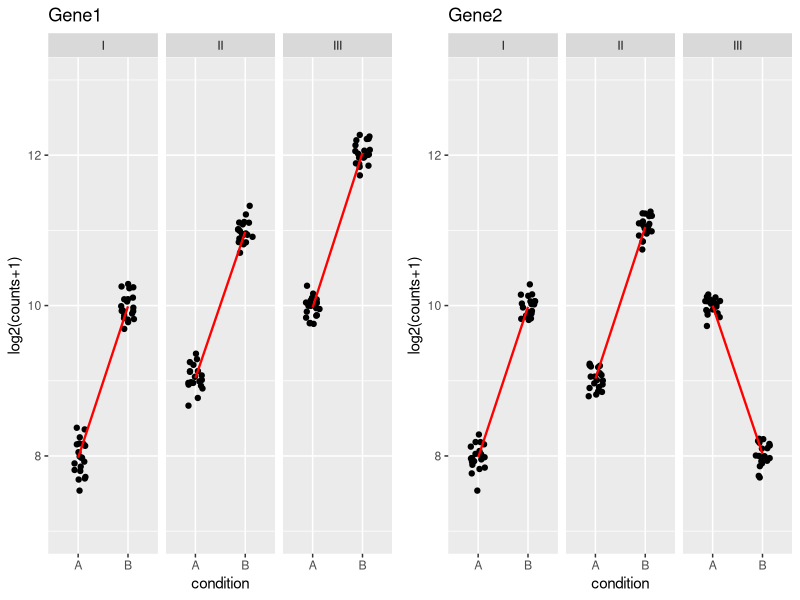

Here is the R script that generated this plot:
#!/usr/bin/env Rscript
# http://bioconductor.org/packages/devel/bioc/vignettes/DESeq2/inst/doc/DESeq2.html
# from, hthe Interaction section of the DESEq2 vignette
# but echo=F for the RMD so this code doesn't come out.

# Description we prepare a 6 valued vector called mu which will be the mean
# which is a parameter to the the rnbinom() and will generate count values around it.
library(ggplot2)
library(Cairo)
library(gridExtra)

plotit2 <- function(d, title) {
  # ggplot(d, aes(x=cond, y=log2c, group=1)) + geom_point() +
  ggplot(d, aes(x=cond, y=log2c)) + geom_point() +
    stat_summary(fun=mean, geom="line", colour="red", size=0.8) + 
    xlab("condition") + ylab("log2(counts+1)") + ggtitle(title)
}

plotit0 <- function(d, title) {
    # this is the orginal graphing func.
    # where the samples are jittered for easy visualisation
    # use the plotit2() function if you want an plainer less adorned graph.
  ggplot(d, aes(x=cond, y=log2c, group=geno)) + 
    geom_jitter(size=1.5, position = position_jitter(width=.15)) +
    facet_wrap(~ geno) + 
    stat_summary(fun=mean, geom="line", colour="red", size=0.8) + 
    xlab("condition") + ylab("log2(counts+1)") + ggtitle(title)
}

nrcou <- 20 # was: npg .. but I interpret: number of replicate counts for each condition-group
mu <- 2^c(8,10,9,11,10,12)
# Note above mu, the power of two's style! These are six mu's which will help create 6 gene count vectors,
# one for each condition-group (2 conditions, 3 groups = 6)
cond <- rep(rep(c("A","B"),each=nrcou),3)
geno <- rep(c("I","II","III"),each=2*nrcou)
# table(cond, geno)
counts <- rnbinom(6*nrcou, mu=rep(mu,each=nrcou), size=1/.01)
d <- data.frame(log2c=log2(counts+1), cond, geno)

# a little experimentation with lm():
# lm() but for no intercept.
l00 <- lm(log2c ~ 0+cond + geno, data=d)
# lm() with intercept
l0 <- lm(log2c ~ cond + geno, data=d)
# bove experiment, really shows there's very little difference between the two
# in fact the coefficents are just merely labelled differently.
# the first coeff is the first fact-level in l00 and "intercept" in l0.

# and back again to the experiment
l <- lm(log2c ~ cond + geno + geno:cond, data=d)

# Now let's change things, 
# mu[4] <- 2^12 # so group2 for 2nd condition is higher.
mu[6] <- 2^8
counts2 <- rnbinom(6*nrcou, mu=rep(mu,each=nrcou), size=1/.01) # new count set based on the modified mu's.
d2 <- data.frame(log2c=log2(counts2 + 1), cond, geno)
l2 <- lm(log2c ~ cond + geno + geno:cond, data=d2)

# COmmentary up shot of the coefficients.
# BTW the coeeficients are clearly the most important part of lm(), they are the model.
# l gives
#  (Intercept)          condB         genoII        genoIII   condB:genoII  condB:genoIII
#       8.00484        2.01806        1.00432        1.92247       -0.07088        0.04398
# l2 gives
#   (Intercept)          condB         genoII        genoIII   condB:genoII  condB:genoIII
#        7.9635         2.0511         1.0464         2.0309         0.9261        -4.0792
# 
# So in l, you kind of have to forget about slope, these are categoircal not continuous variables
# the red lines suggest slope, but it's really just a higiher level of expression for the second level
# that's all. So condB is just 2 higher. higher than what? Well the implicit reference which is condA.
# the separate genoII and genoIII coeffs describe themselves relative to genoI and are independent of the conds.
# they either add or do not add.:w



# plots
# Cairo(1600, 800, "dev0_grp.png", bg="white")
# g1 <- plotit(d, "Gene 1") + ylim(7,13)
# g2 <- plotit(d2, "Gene 2") + ylim(7,13)
# grid.arrange(g1, g2, ncol=2)
# dev.off()

# what do the coefficients of lm's say when this is run?
#  (Intercept)          condB         genoII        genoIII   condB:genoII  condB:genoIII
#     8.01154        1.95778        1.01931        1.95538        0.07742        0.08589
#     8.0083         1.8564         0.9626         2.0095         1.2298        -3.8452
Cairo(1600, 800, "desvig0_nogrp.png", bg="white")
g1 <- plotit0(d, "Gene1") + ylim(7,13)
g2 <- plotit0(d2, "Gene2") + ylim(7,13)
grid.arrange(g1, g2, ncol=2)
dev.off()
